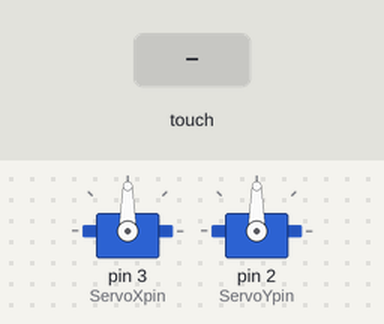
The sketch below on a simulated Arduino Uno, built with avr-gcc and run on an emulated ATmega328P. Shown: 2 × servo. The test bench sets the inputs (shaded band). What the sketch prints to the serial monitor is not drawn.

Above: at 1.2 s.
1.3 s: touch panel pressed at 13 % / 10 % of its raw x / y range
At 2.5 s:
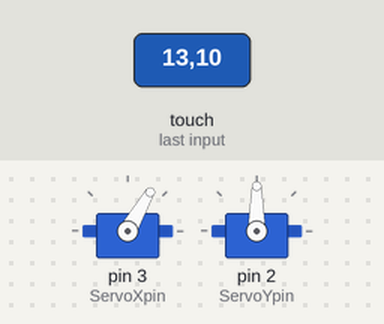
2.8 s: touch panel pressed at 87 % / 10 % of its raw x / y range
At 3.2 s:
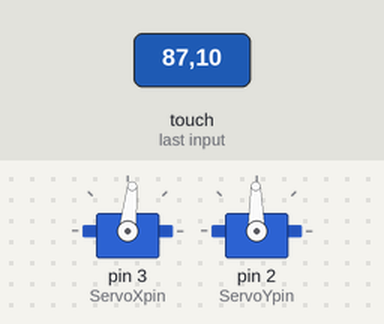
4.3 s: touch panel pressed at 87 % / 30 % of its raw x / y range
At 5.2 s:
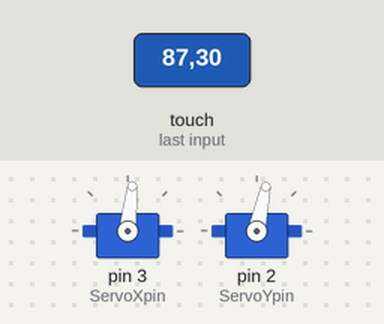
5.8 s: touch panel pressed at 38 % / 10 % of its raw x / y range
At 7.0 s:
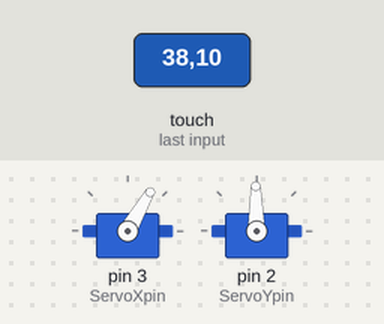
7.3 s: touch panel pressed at 87 % / 50 % of its raw x / y range
At 8.4 s:
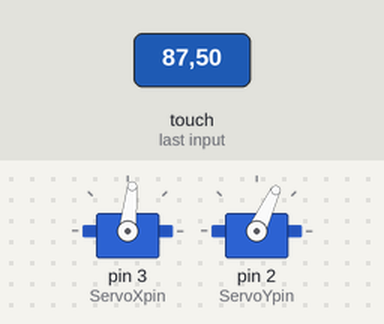
8.8 s: touch panel pressed at 87 % / 10 % of its raw x / y range
At 9.6 s:
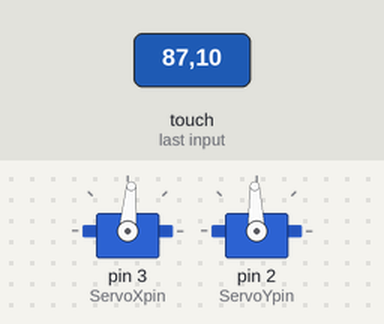
Timing chart, 0 to 11.3 s (numbered marks = the images above; inputs shaded):
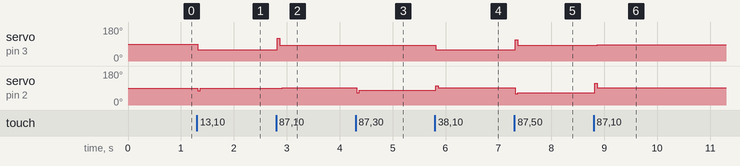

Measured:
- after the input at 1.3 s, servo on pin 3 (ServoXpin): 90° → 60° at once; servo on pin 2 (ServoYpin): 90° → 76° at once, → 90° 0.04 s later
- after the input at 2.8 s, servo on pin 3 (ServoXpin): 60° → 84° at once; servo on pin 2 (ServoYpin): 90° → 91° after 0.11 s
- after the input at 4.3 s, servo on pin 2 (ServoYpin): 91° → 78° at once
- after the input at 5.8 s, servo on pin 3 (ServoXpin): 84° → 60° at once; servo on pin 2 (ServoYpin): 78° → 91° at once
- after the input at 7.3 s, servo on pin 3 (ServoXpin): 60° → 84° at once; servo on pin 2 (ServoYpin): 91° → 65° at once
- after the input at 8.8 s, servo on pin 3 (ServoXpin): 84° → 85° after 0.06 s; servo on pin 2 (ServoYpin): 65° → 92° at once

The sketch:

Sir_s_code.ino
```cpp
#include<Servo.h>
#include<TouchScreen.h>
#include<PID_v1.h>

double inputX, inputY, outputX, outputY, setPointX = 518, setPointY = 560;
Servo ServoX, ServoY;
int ServoYpin = 2, ServoXpin = 3, mn = 60, mx = 120;
int YP = A0, XP = A1, YM = A2, XM = A3;
double Kp=0.08;
double Ki=0.008 ;
double Kd=0.003;
//double Kp=0.05;
//double Ki=0.0;
//double Kd=0.09;

PID pidX(&inputX, &outputX, &setPointX, Kp, Ki, Kd, REVERSE);
PID pidY(&inputY, &outputY, &setPointY, Kp, Ki, Kd, DIRECT);
TouchScreen ts = TouchScreen(XP, YP, XM, YM, 711);

void setup() {
  Serial.begin(9600);
  int sampleTime = 40;
  ServoX.attach(ServoXpin);
  ServoY.attach(ServoYpin);
  ServoX.write(90);
  ServoY.write(90);
  pidX.SetMode(AUTOMATIC);
  pidY.SetMode(AUTOMATIC);
  pidX.SetOutputLimits(mn, mx);
  pidY.SetOutputLimits(mn, mx);
  pidX.SetSampleTime(sampleTime);
   pidY.SetSampleTime(sampleTime);


  // put your setup code here, to run once:

}

void loop() {
  // put your main code here, to run repeatedly:
  TSPoint p = ts.getPoint();
  inputX = p.x;
  inputY = p.y;
  Serial.print("X= ");
  Serial.print(p.x);
  Serial.print("Y= ");
  Serial.println(p.y);

  if(p.z > ts.pressureThreshhold) {
    pidX.Compute();
    pidY.Compute();
    ServoX.write(outputX);
    ServoY.write(outputY);

//    Serial.print("Servo angles: ");
//    Serial.print(outputX);
//    Serial.print(" ");
//    Serial.println(outputY);
//    delay(1000);
  }


}
```
